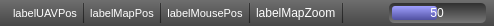
    <widget class="QFrame" name="frameStatusBar">
     <property name="sizePolicy">
      <sizepolicy hsizetype="Expanding" vsizetype="Preferred">
       <horstretch>0</horstretch>
       <verstretch>0</verstretch>
      </sizepolicy>
     </property>
     <property name="minimumSize">
      <size>
       <width>0</width>
       <height>0</height>
      </size>
     </property>
     <property name="maximumSize">
      <size>
       <width>16777215</width>
       <height>25</height>
      </size>
     </property>
     <property name="contextMenuPolicy">
      <enum>Qt::NoContextMenu</enum>
     </property>
     <property name="styleSheet">
      <string notr="true">QFrame{
background-color: qlineargradient(spread:pad, x1:0.5, y1:0, x2:0.5, y2:1, stop:0 rgba(110, 110, 110, 255), stop:1 rgba(71, 71, 71, 255));
color: rgba(0, 0, 0, 128);
}

QLabel {
background-color: transparent;
/* background-color: qlineargradient(spread:pad, x1:0.5, y1:0, x2:0.5, y2:1, stop:0 rgba(0, 0, 0, 80), stop:1 rgba(0, 0, 0, 80)); */
color: rgb(255, 255, 255);
/*border: 1px solid black;*/
border: none;
border-radius: 2px;
}
</string>
     </property>
     <property name="frameShape">
      <enum>QFrame::NoFrame</enum>
     </property>
     <property name="frameShadow">
      <enum>QFrame::Plain</enum>
     </property>
     <layout class="QHBoxLayout" name="horizontalLayout">
      <property name="spacing">
       <number>0</number>
      </property>
      <property name="leftMargin">
       <number>0</number>
      </property>
      <property name="topMargin">
       <number>3</number>
      </property>
      <property name="rightMargin">
       <number>0</number>
      </property>
      <property name="bottomMargin">
       <number>3</number>
      </property>
      <item>
       <layout class="QHBoxLayout" name="layoutWidgetStatusBar">
        <property name="spacing">
         <number>5</number>
        </property>
        <property name="leftMargin">
         <number>3</number>
        </property>
        <property name="rightMargin">
         <number>8</number>
        </property>
        <item>
         <spacer name="horizontalSpacer_7">
          <property name="orientation">
           <enum>Qt::Horizontal</enum>
          </property>
          <property name="sizeType">
           <enum>QSizePolicy::Fixed</enum>
          </property>
          <property name="sizeHint" stdset="0">
           <size>
            <width>10</width>
            <height>20</height>
           </size>
          </property>
         </spacer>
        </item>
        <item>
         <widget class="QLabel" name="labelUAVPos">
          <property name="sizePolicy">
           <sizepolicy hsizetype="Preferred" vsizetype="Preferred">
            <horstretch>0</horstretch>
            <verstretch>0</verstretch>
           </sizepolicy>
          </property>
          <property name="font">
           <font>
            <pointsize>8</pointsize>
            <weight>50</weight>
            <italic>false</italic>
            <bold>false</bold>
            <kerning>true</kerning>
           </font>
          </property>
          <property name="toolTip">
           <string>UAV position</string>
          </property>
          <property name="styleSheet">
           <string notr="true"/>
          </property>
          <property name="frameShape">
           <enum>QFrame::NoFrame</enum>
          </property>
          <property name="frameShadow">
           <enum>QFrame::Plain</enum>
          </property>
          <property name="text">
           <string>labelUAVPos</string>
          </property>
          <property name="alignment">
           <set>Qt::AlignCenter</set>
          </property>
          <property name="margin">
           <number>0</number>
          </property>
         </widget>
        </item>
        <item>
         <widget class="Line" name="line_3">
          <property name="frameShadow">
           <enum>QFrame::Plain</enum>
          </property>
          <property name="lineWidth">
           <number>1</number>
          </property>
          <property name="orientation">
           <enum>Qt::Vertical</enum>
          </property>
         </widget>
        </item>
        <item>
         <widget class="QLabel" name="labelMapPos">
          <property name="sizePolicy">
           <sizepolicy hsizetype="Preferred" vsizetype="Preferred">
            <horstretch>0</horstretch>
            <verstretch>0</verstretch>
           </sizepolicy>
          </property>
          <property name="font">
           <font>
            <pointsize>8</pointsize>
            <weight>50</weight>
            <italic>false</italic>
            <bold>false</bold>
            <kerning>true</kerning>
           </font>
          </property>
          <property name="toolTip">
           <string>Map position</string>
          </property>
          <property name="styleSheet">
           <string notr="true"/>
          </property>
          <property name="frameShape">
           <enum>QFrame::NoFrame</enum>
          </property>
          <property name="text">
           <string>labelMapPos</string>
          </property>
          <property name="alignment">
           <set>Qt::AlignCenter</set>
          </property>
          <property name="margin">
           <number>0</number>
          </property>
         </widget>
        </item>
        <item>
         <widget class="Line" name="line_4">
          <property name="frameShadow">
           <enum>QFrame::Plain</enum>
          </property>
          <property name="orientation">
           <enum>Qt::Vertical</enum>
          </property>
         </widget>
        </item>
        <item>
         <widget class="QLabel" name="labelMousePos">
          <property name="sizePolicy">
           <sizepolicy hsizetype="Preferred" vsizetype="Preferred">
            <horstretch>0</horstretch>
            <verstretch>0</verstretch>
           </sizepolicy>
          </property>
          <property name="font">
           <font>
            <pointsize>8</pointsize>
            <weight>50</weight>
            <italic>false</italic>
            <bold>false</bold>
            <kerning>true</kerning>
           </font>
          </property>
          <property name="toolTip">
           <string>Mouse position</string>
          </property>
          <property name="styleSheet">
           <string notr="true"/>
          </property>
          <property name="frameShape">
           <enum>QFrame::NoFrame</enum>
          </property>
          <property name="frameShadow">
           <enum>QFrame::Plain</enum>
          </property>
          <property name="text">
           <string>labelMousePos</string>
          </property>
          <property name="scaledContents">
           <bool>false</bool>
          </property>
          <property name="alignment">
           <set>Qt::AlignCenter</set>
          </property>
          <property name="margin">
           <number>0</number>
          </property>
         </widget>
        </item>
        <item>
         <widget class="Line" name="line">
          <property name="frameShadow">
           <enum>QFrame::Plain</enum>
          </property>
          <property name="orientation">
           <enum>Qt::Vertical</enum>
          </property>
         </widget>
        </item>
        <item>
         <widget class="QLabel" name="labelMapZoom">
          <property name="text">
           <string>labelMapZoom</string>
          </property>
         </widget>
        </item>
        <item>
         <widget class="Line" name="line_2">
          <property name="frameShadow">
           <enum>QFrame::Plain</enum>
          </property>
          <property name="orientation">
           <enum>Qt::Vertical</enum>
          </property>
         </widget>
        </item>
        <item>
         <spacer name="horizontalSpacer_3">
          <property name="orientation">
           <enum>Qt::Horizontal</enum>
          </property>
          <property name="sizeHint" stdset="0">
           <size>
            <width>40</width>
            <height>20</height>
           </size>
          </property>
         </spacer>
        </item>
        <item>
         <widget class="QProgressBar" name="progressBarMap">
          <property name="sizePolicy">
           <sizepolicy hsizetype="MinimumExpanding" vsizetype="Preferred">
            <horstretch>0</horstretch>
            <verstretch>0</verstretch>
           </sizepolicy>
          </property>
          <property name="minimumSize">
           <size>
            <width>40</width>
            <height>0</height>
           </size>
          </property>
          <property name="maximumSize">
           <size>
            <width>100</width>
            <height>16777215</height>
           </size>
          </property>
          <property name="autoFillBackground">
           <bool>false</bool>
          </property>
          <property name="styleSheet">
           <string notr="true">QProgressBar {
border: none;
border-radius: 5px;
padding: 3px;
background-color: qlineargradient(spread:pad, x1:0.5, y1:0, x2:0.5, y2:1, stop:0 rgba(48, 48, 48, 255), stop:1 rgba(120, 120, 120, 255));
color: rgb(255, 255, 255);
}
QProgressBar::chunk {
background-color: rgb(85, 85, 255);
background-color: qlineargradient(spread:pad, x1:0.5, y1:0, x2:0.5, y2:1, stop:0 rgba(160, 160, 255, 255), stop:1 rgba(80, 80, 160, 255));
border: none;
border-radius: 3px;
}</string>
          </property>
          <property name="value">
           <number>50</number>
          </property>
          <property name="alignment">
           <set>Qt::AlignCenter</set>
          </property>
          <property name="textVisible">
           <bool>true</bool>
          </property>
          <property name="invertedAppearance">
           <bool>false</bool>
          </property>
          <property name="format">
           <string>%v</string>
          </property>
         </widget>
        </item>
       </layout>
      </item>
     </layout>
    </widget>
